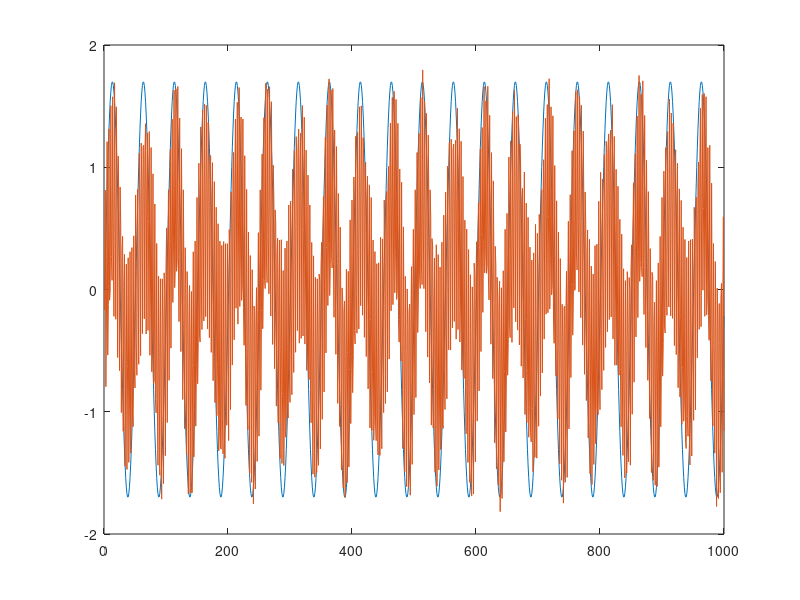

The MATLAB script that drew this image:
dt=0.004;
t = 0:dt:4-dt;
s = zeros(2,length(t));
N = size(t);

n1 = 0.05*randn(N);     n2 = 0.05*randn(N);
source1 = @(t,f) sin(2*pi*t*5);
source2 = @(t,f) sin(2*pi*t*81)+n2;
s(1,:) = 1.7*source1(t);
%s(2,:) = source2(t); 
s(2,:) = (0.7*source1(t-2*dt))+(source2(t)) + 0.05*randn(N); 
plot(s')

save('test.mat', 's')

  
%s(4,:) = 0.2.*randn(N);
%s(4,:) = 0.7*source1(t-2)+0.4*source2(t-3) + 0.05*randn(N); 
%f1= 17.*ones(N)+0.1*randn(N);
%f2 = 25.*ones(N)+0.5*cos(2*pi*t*0.5)+0.05*randn(N);
%f3 = -2*t+43*ones(N);

% 
%A2 = 0.5*(1.5-real(exp(2*pi*1j*t*0.2)));
%f3 = real(A2.*exp(2*pi*1j*t*3.4))+43*ones(N);

%s(1,:) = 0.5*sin(2*pi*t*3)+1.01+ 0.05*randn(N);
%s(2,:) =(0.3*s(1,:)).*(sin(2*pi*(t)*23)) + 0.01*randn(N);
%s(3,:) =(0.5*s(1,:)).*(sin(2*pi*(t)*29)) + 0.01*randn(N);
%s(4,:) =(0.7*s(1,:)).*(sin(2*pi*(t)*35)) + 0.01*randn(N);
% 
% s(1,:) = 0.5*sin(2*pi*t*3);%+ 0.01*randn(N);
% s(2,:) =[0.5,(0.501+0.5*s(1,2:end))].*(0.4*sin(2*pi*(t).*17)) + 0.1*randn(N);
% s(3,:) =[0.5,0.5,(0.501+0.5*s(1,3:end))].*(0.5*sin(2*pi*(t).*25)) + 0.1*randn(N);
% s(4,:) =(0.501+0.5*s(1)).*(0.4*sin(2*pi*(t).*43)) + 0.1*randn(N);
% % s(3,:) =0.5*[s(1,1:2000) zeros(1,2000)]+ 0.4*sin(2*pi*(t+0.002)*29) + 0.1*randn(N);
% % s(4,:) =0.6*[zeros(1,1999) s(1,2000:end)]+ 0.4*sin(2*pi*(t+0.001)*35) + 0.1*randn(N);
% %s(5,:) = 0.1*randn(N);
% %s(6,:) = cos(2*pi*t*50)+0.1*randn(N);
% %s(7,:) = cos(2*pi*t*60)+0.1*randn(N);
% 

%adftest(X)
%spectrogram(s(2,:),50,25,50,250,'yaxis')